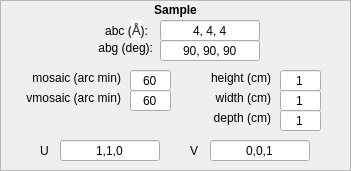
   <widget class="QFrame" name="sample_frame">
    <property name="geometry">
     <rect>
      <x>10</x>
      <y>280</y>
      <width>351</width>
      <height>171</height>
     </rect>
    </property>
    <property name="sizePolicy">
     <sizepolicy hsizetype="Expanding" vsizetype="Expanding">
      <horstretch>0</horstretch>
      <verstretch>0</verstretch>
     </sizepolicy>
    </property>
    <property name="minimumSize">
     <size>
      <width>351</width>
      <height>171</height>
     </size>
    </property>
    <property name="frameShape">
     <enum>QFrame::StyledPanel</enum>
    </property>
    <property name="frameShadow">
     <enum>QFrame::Raised</enum>
    </property>
    <widget class="QLabel" name="sample_label">
     <property name="geometry">
      <rect>
       <x>0</x>
       <y>0</y>
       <width>351</width>
       <height>20</height>
      </rect>
     </property>
     <property name="minimumSize">
      <size>
       <width>351</width>
       <height>20</height>
      </size>
     </property>
     <property name="text">
      <string>&lt;html&gt;&lt;head/&gt;&lt;body&gt;&lt;p&gt;&lt;span style=&quot; font-weight:600;&quot;&gt;Sample&lt;/span&gt;&lt;/p&gt;&lt;/body&gt;&lt;/html&gt;</string>
     </property>
     <property name="alignment">
      <set>Qt::AlignCenter</set>
     </property>
    </widget>
    <widget class="QLabel" name="abc_label">
     <property name="geometry">
      <rect>
       <x>87</x>
       <y>20</y>
       <width>61</width>
       <height>20</height>
      </rect>
     </property>
     <property name="sizePolicy">
      <sizepolicy hsizetype="Fixed" vsizetype="Fixed">
       <horstretch>0</horstretch>
       <verstretch>0</verstretch>
      </sizepolicy>
     </property>
     <property name="minimumSize">
      <size>
       <width>61</width>
       <height>20</height>
      </size>
     </property>
     <property name="text">
      <string>&lt;html&gt;&lt;head/&gt;&lt;body&gt;&lt;p align=&quot;right&quot;&gt;abc (&lt;span style=&quot; font-family:'Open Sans,Helvetica Neue,Helvetica,Arial,sans-serif'; font-size:14px; color:#333333; background-color:#f9f9f9;&quot;&gt;Å&lt;/span&gt;):&lt;/p&gt;&lt;/body&gt;&lt;/html&gt;</string>
     </property>
    </widget>
    <widget class="QLineEdit" name="abc_input">
     <property name="geometry">
      <rect>
       <x>160</x>
       <y>20</y>
       <width>100</width>
       <height>21</height>
      </rect>
     </property>
     <property name="sizePolicy">
      <sizepolicy hsizetype="Fixed" vsizetype="Fixed">
       <horstretch>0</horstretch>
       <verstretch>0</verstretch>
      </sizepolicy>
     </property>
     <property name="minimumSize">
      <size>
       <width>100</width>
       <height>21</height>
      </size>
     </property>
     <property name="maximumSize">
      <size>
       <width>100</width>
       <height>21</height>
      </size>
     </property>
     <property name="text">
      <string>4, 4, 4</string>
     </property>
     <property name="alignment">
      <set>Qt::AlignCenter</set>
     </property>
    </widget>
    <widget class="QLineEdit" name="abg_input">
     <property name="geometry">
      <rect>
       <x>160</x>
       <y>40</y>
       <width>100</width>
       <height>21</height>
      </rect>
     </property>
     <property name="sizePolicy">
      <sizepolicy hsizetype="Fixed" vsizetype="Fixed">
       <horstretch>0</horstretch>
       <verstretch>0</verstretch>
      </sizepolicy>
     </property>
     <property name="minimumSize">
      <size>
       <width>100</width>
       <height>21</height>
      </size>
     </property>
     <property name="maximumSize">
      <size>
       <width>100</width>
       <height>21</height>
      </size>
     </property>
     <property name="text">
      <string>90, 90, 90</string>
     </property>
     <property name="alignment">
      <set>Qt::AlignCenter</set>
     </property>
    </widget>
    <widget class="QLabel" name="abg_label">
     <property name="geometry">
      <rect>
       <x>90</x>
       <y>40</y>
       <width>63</width>
       <height>16</height>
      </rect>
     </property>
     <property name="sizePolicy">
      <sizepolicy hsizetype="Fixed" vsizetype="Fixed">
       <horstretch>0</horstretch>
       <verstretch>0</verstretch>
      </sizepolicy>
     </property>
     <property name="minimumSize">
      <size>
       <width>63</width>
       <height>16</height>
      </size>
     </property>
     <property name="text">
      <string>&lt;html&gt;&lt;head/&gt;&lt;body&gt;&lt;p align=&quot;right&quot;&gt;abg (deg):&lt;/p&gt;&lt;/body&gt;&lt;/html&gt;</string>
     </property>
    </widget>
    <widget class="QLineEdit" name="sample_width_input">
     <property name="geometry">
      <rect>
       <x>280</x>
       <y>90</y>
       <width>41</width>
       <height>21</height>
      </rect>
     </property>
     <property name="minimumSize">
      <size>
       <width>41</width>
       <height>21</height>
      </size>
     </property>
     <property name="maximumSize">
      <size>
       <width>41</width>
       <height>21</height>
      </size>
     </property>
     <property name="text">
      <string>1</string>
     </property>
     <property name="alignment">
      <set>Qt::AlignCenter</set>
     </property>
    </widget>
    <widget class="QLineEdit" name="sample_vmosaic_input">
     <property name="geometry">
      <rect>
       <x>130</x>
       <y>90</y>
       <width>41</width>
       <height>21</height>
      </rect>
     </property>
     <property name="minimumSize">
      <size>
       <width>41</width>
       <height>21</height>
      </size>
     </property>
     <property name="maximumSize">
      <size>
       <width>41</width>
       <height>21</height>
      </size>
     </property>
     <property name="text">
      <string>60</string>
     </property>
     <property name="alignment">
      <set>Qt::AlignCenter</set>
     </property>
    </widget>
    <widget class="QLineEdit" name="sample_v_input">
     <property name="geometry">
      <rect>
       <x>210</x>
       <y>140</y>
       <width>100</width>
       <height>21</height>
      </rect>
     </property>
     <property name="minimumSize">
      <size>
       <width>100</width>
       <height>21</height>
      </size>
     </property>
     <property name="maximumSize">
      <size>
       <width>100</width>
       <height>21</height>
      </size>
     </property>
     <property name="text">
      <string>0,0,1</string>
     </property>
     <property name="alignment">
      <set>Qt::AlignCenter</set>
     </property>
    </widget>
    <widget class="QLabel" name="sample_height_label">
     <property name="geometry">
      <rect>
       <x>200</x>
       <y>70</y>
       <width>71</width>
       <height>16</height>
      </rect>
     </property>
     <property name="sizePolicy">
      <sizepolicy hsizetype="Fixed" vsizetype="Fixed">
       <horstretch>0</horstretch>
       <verstretch>0</verstretch>
      </sizepolicy>
     </property>
     <property name="minimumSize">
      <size>
       <width>71</width>
       <height>16</height>
      </size>
     </property>
     <property name="text">
      <string>height (cm)</string>
     </property>
     <property name="alignment">
      <set>Qt::AlignRight|Qt::AlignTrailing|Qt::AlignVCenter</set>
     </property>
    </widget>
    <widget class="QLabel" name="sample_u_label">
     <property name="geometry">
      <rect>
       <x>40</x>
       <y>140</y>
       <width>21</width>
       <height>21</height>
      </rect>
     </property>
     <property name="minimumSize">
      <size>
       <width>21</width>
       <height>21</height>
      </size>
     </property>
     <property name="text">
      <string>U</string>
     </property>
    </widget>
    <widget class="QLabel" name="sample_width_label">
     <property name="geometry">
      <rect>
       <x>200</x>
       <y>90</y>
       <width>71</width>
       <height>16</height>
      </rect>
     </property>
     <property name="sizePolicy">
      <sizepolicy hsizetype="Fixed" vsizetype="Fixed">
       <horstretch>0</horstretch>
       <verstretch>0</verstretch>
      </sizepolicy>
     </property>
     <property name="minimumSize">
      <size>
       <width>71</width>
       <height>16</height>
      </size>
     </property>
     <property name="text">
      <string>width (cm)</string>
     </property>
     <property name="alignment">
      <set>Qt::AlignRight|Qt::AlignTrailing|Qt::AlignVCenter</set>
     </property>
    </widget>
    <widget class="QLineEdit" name="sample_height_input">
     <property name="geometry">
      <rect>
       <x>280</x>
       <y>70</y>
       <width>41</width>
       <height>21</height>
      </rect>
     </property>
     <property name="minimumSize">
      <size>
       <width>41</width>
       <height>21</height>
      </size>
     </property>
     <property name="maximumSize">
      <size>
       <width>41</width>
       <height>21</height>
      </size>
     </property>
     <property name="text">
      <string>1</string>
     </property>
     <property name="alignment">
      <set>Qt::AlignCenter</set>
     </property>
    </widget>
    <widget class="QLabel" name="sample_mosaic_label">
     <property name="geometry">
      <rect>
       <x>20</x>
       <y>70</y>
       <width>101</width>
       <height>16</height>
      </rect>
     </property>
     <property name="sizePolicy">
      <sizepolicy hsizetype="Fixed" vsizetype="Fixed">
       <horstretch>0</horstretch>
       <verstretch>0</verstretch>
      </sizepolicy>
     </property>
     <property name="minimumSize">
      <size>
       <width>101</width>
       <height>16</height>
      </size>
     </property>
     <property name="text">
      <string>mosaic (arc min)</string>
     </property>
     <property name="alignment">
      <set>Qt::AlignRight|Qt::AlignTrailing|Qt::AlignVCenter</set>
     </property>
    </widget>
    <widget class="QLabel" name="sample_depth_label">
     <property name="geometry">
      <rect>
       <x>200</x>
       <y>110</y>
       <width>71</width>
       <height>16</height>
      </rect>
     </property>
     <property name="sizePolicy">
      <sizepolicy hsizetype="Fixed" vsizetype="Fixed">
       <horstretch>0</horstretch>
       <verstretch>0</verstretch>
      </sizepolicy>
     </property>
     <property name="minimumSize">
      <size>
       <width>71</width>
       <height>16</height>
      </size>
     </property>
     <property name="text">
      <string>depth (cm)</string>
     </property>
     <property name="alignment">
      <set>Qt::AlignRight|Qt::AlignTrailing|Qt::AlignVCenter</set>
     </property>
    </widget>
    <widget class="QLineEdit" name="sample_u_input">
     <property name="geometry">
      <rect>
       <x>60</x>
       <y>140</y>
       <width>100</width>
       <height>21</height>
      </rect>
     </property>
     <property name="minimumSize">
      <size>
       <width>100</width>
       <height>21</height>
      </size>
     </property>
     <property name="maximumSize">
      <size>
       <width>100</width>
       <height>21</height>
      </size>
     </property>
     <property name="text">
      <string>1,1,0</string>
     </property>
     <property name="alignment">
      <set>Qt::AlignCenter</set>
     </property>
    </widget>
    <widget class="QLabel" name="sample_v_label">
     <property name="geometry">
      <rect>
       <x>190</x>
       <y>140</y>
       <width>21</width>
       <height>21</height>
      </rect>
     </property>
     <property name="minimumSize">
      <size>
       <width>21</width>
       <height>21</height>
      </size>
     </property>
     <property name="text">
      <string>V</string>
     </property>
    </widget>
    <widget class="QLineEdit" name="sample_depth_input">
     <property name="geometry">
      <rect>
       <x>280</x>
       <y>110</y>
       <width>41</width>
       <height>21</height>
      </rect>
     </property>
     <property name="minimumSize">
      <size>
       <width>41</width>
       <height>21</height>
      </size>
     </property>
     <property name="maximumSize">
      <size>
       <width>41</width>
       <height>21</height>
      </size>
     </property>
     <property name="text">
      <string>1</string>
     </property>
     <property name="alignment">
      <set>Qt::AlignCenter</set>
     </property>
    </widget>
    <widget class="QLabel" name="sample_vmosaic_label">
     <property name="geometry">
      <rect>
       <x>10</x>
       <y>90</y>
       <width>111</width>
       <height>16</height>
      </rect>
     </property>
     <property name="sizePolicy">
      <sizepolicy hsizetype="Fixed" vsizetype="Fixed">
       <horstretch>0</horstretch>
       <verstretch>0</verstretch>
      </sizepolicy>
     </property>
     <property name="minimumSize">
      <size>
       <width>111</width>
       <height>16</height>
      </size>
     </property>
     <property name="text">
      <string>vmosaic (arc min)</string>
     </property>
     <property name="alignment">
      <set>Qt::AlignRight|Qt::AlignTrailing|Qt::AlignVCenter</set>
     </property>
    </widget>
    <widget class="QLineEdit" name="sample_mosaic_input">
     <property name="geometry">
      <rect>
       <x>130</x>
       <y>70</y>
       <width>41</width>
       <height>21</height>
      </rect>
     </property>
     <property name="minimumSize">
      <size>
       <width>41</width>
       <height>21</height>
      </size>
     </property>
     <property name="maximumSize">
      <size>
       <width>41</width>
       <height>21</height>
      </size>
     </property>
     <property name="text">
      <string>60</string>
     </property>
     <property name="alignment">
      <set>Qt::AlignCenter</set>
     </property>
    </widget>
    <zorder>abc_input</zorder>
    <zorder>abg_input</zorder>
    <zorder>abg_label</zorder>
    <zorder>sample_width_input</zorder>
    <zorder>sample_vmosaic_input</zorder>
    <zorder>sample_v_input</zorder>
    <zorder>sample_height_label</zorder>
    <zorder>sample_u_label</zorder>
    <zorder>sample_width_label</zorder>
    <zorder>sample_height_input</zorder>
    <zorder>sample_mosaic_label</zorder>
    <zorder>sample_depth_label</zorder>
    <zorder>sample_u_input</zorder>
    <zorder>sample_v_label</zorder>
    <zorder>sample_depth_input</zorder>
    <zorder>sample_vmosaic_label</zorder>
    <zorder>sample_mosaic_input</zorder>
    <zorder>sample_label</zorder>
    <zorder>abc_label</zorder>
   </widget>
